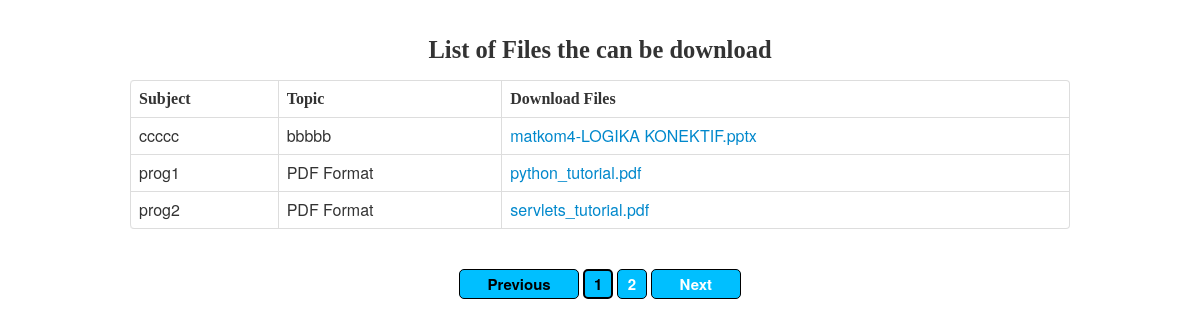
/upload/display.php, run on the app's committed database.
### tables this page shows
CREATE TABLE `presentation` (
  `id` int(11) NOT NULL,
  `subject` varchar(100) NOT NULL,
  `topic` varchar(100) NOT NULL,
  `file` varchar(100) NOT NULL
);

### upload/display.php (the view, shortened to what this page needs)
<html>
<head>
<link rel="stylesheet" href="css/bootstrap.min.css" />
</head>
<body  align="center">
<br>
<div class="container home">
<font face="comic sans ms">
<h3><center> List of Files the can be download </center> </h3>
</font>
 <table class="table table-bordered">
  <thead>
   <tr>
    <th><font face="comic sans ms">Subject</font></th>
    <th><font face="comic sans ms">Topic </font></th>
	<th><font face="comic sans ms">Download Files </font></th>
  </tr>
   </thead>
    <tbody>
                        <?php
	$link=mysql_connect("localhost","root","","presentation");
	$q="select count(*) \"total\"  from presentation";
	$ros=mysql_query($q,$link);
	$row=(mysql_fetch_array($ros));
	$total=$row['total'];
	$dis=3;
	$total_page=ceil($total/$dis);
	$page_cur=(isset($_GET['page']))?$_GET['page']:1;
	$k=($page_cur-1)*$dis;
	$q="SELECT * FROM presentation ORDER BY subject ASC limit $k,$dis";
	$ros=mysql_query($q,$link);
	while($row=mysql_fetch_array($ros))
	{
		echo '<tr>';
		echo '<td align=center>' . $row['subject'];
		echo '<td align=center>' .$row['topic'];
		echo "<td align=center><a title='Click here to download in file.'
		     href='download.php?id={$row['file']}'>{$row['file']} </a>";
		echo '</tr>';
	}
	echo '</table>';
	echo '<br/>';
	if($page_cur>1)
	{
	 echo '<a href="display.php?page='.($page_cur-1).'" style="cursor:pointer;color:DeepSkyBlue ;" ><input style="cursor:pointer;background-color:DeepSkyBlue;border:1px black solid;border-radius:5px;width:120px;height:30px;color:white;font-size:15px;font-weight:bold;" type="button" value=" Previous "></a> ';
     }
	else
	{
	  echo '<input style="background-color:DeepSkyBlue;border:1px black solid;border-radius:5px;width:120px;height:30px;color:black;font-size:15px;font-weight:bold;" type="button" value=" Previous "> ';
	}
	for($i=1;$i<$total_page;$i++)
	{
		if($page_cur==$i)
		{
			echo '<input style="background-color:DeepSkyBlue ;border:2px black solid;border-radius:5px;width:30px;height:30px;color:black;font-size:15px;font-weight:bold;" type="button" value="'.$i.'"> ';
		}
		else
		{
		echo '<a href="display.php?page='.$i.'"> <input style="cursor:pointer;background-color:DeepSkyBlue ;border:1px black solid;border-radius:5px;width:30px;height:30px;color:white;font-size:15px;font-weight:bold;" type="button" value="'.$i.'"> </a> ';
		}
	}
	if($page_cur<$total_page)
	{
		echo '<a href="display.php?page='.($page_cur+1).'"><input style="cursor:pointer;background-color:DeepSkyBlue ;border:1px black solid;border-radius:5px;width:90px;height:30px;color:white;font-size:15px;font-weight:bold;" type="button" value=" Next "></a>';
	}
	else
	{
	 echo '<input style="background-color:DeepSkyBlue ;border:1px black solid;border-radius:5px;width:90px;height:30px;color:black;font-size:15px;font-weight:bold;" type="button" value="   Next "> ';
     }
?>
</div>
</body>
</html>

### upload/display.php (style rules this page uses)
body { font-size:14; font-weight:bold; }

### data on the page
presentation: subject "ccccc", topic "bbbbb", file "matkom4-LOGIKA KONEKTIF.pptx"
presentation: subject "prog1", topic "PDF Format", file "python_tutorial.pdf"
presentation: subject "prog2", topic "PDF Format", file "servlets_tutorial.pdf"
